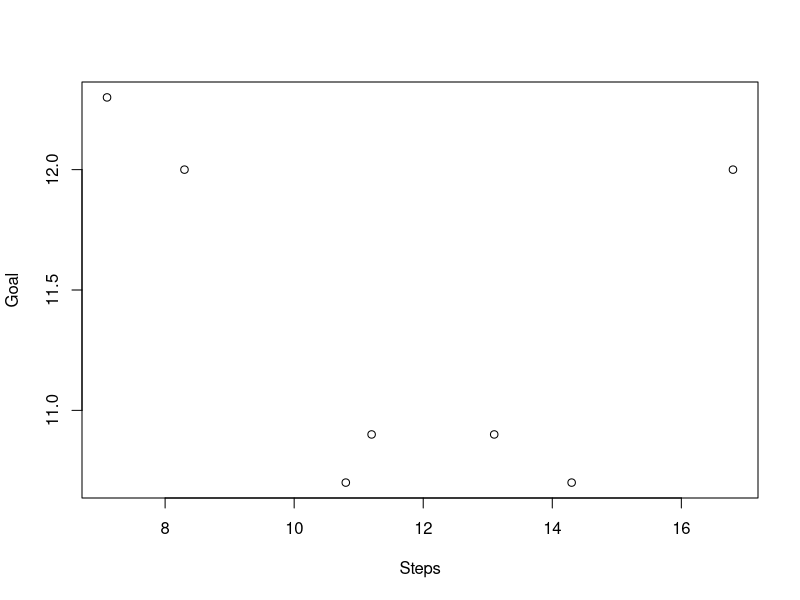
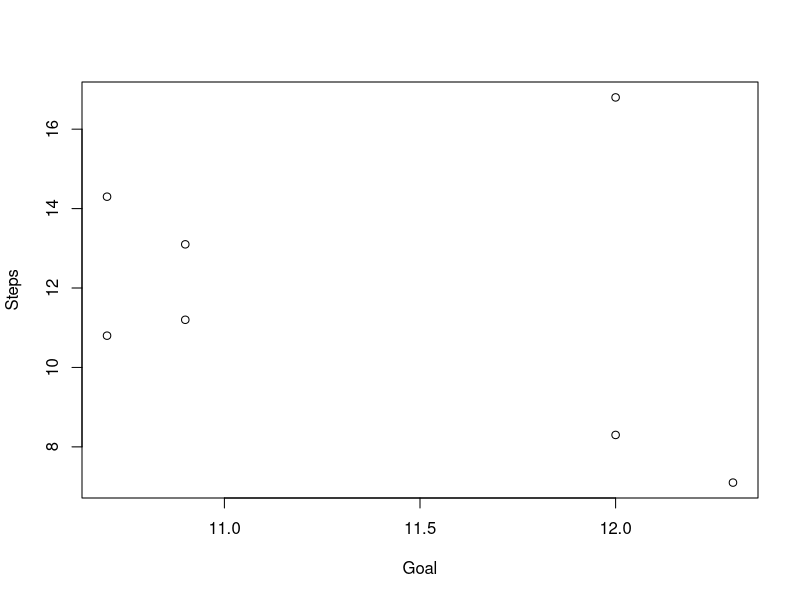

Recreate these plots in R, in order.
## ---- chunk 1
knitr::opts_chunk$set(echo = TRUE)
## ---- chunk 2
Date <- c("11/25", "11/26", "11/27", "11/28", "11/29", "11/30", "12/1")
## ---- chunk 3
Steps <- c(16.8, 7.1, 8.3, 10.8, 14.3, 11.2, 13.1)
## ---- chunk 4
Goal <- c(12.0, 12.3, 12.0, 10.7, 10.7, 10.9, 10.9)
## ---- chunk 5
Date
## ---- chunk 6
Steps
Goal
## ---- chunk 7
plot(Steps, Goal)
## ---- chunk 8
plot(Goal, Steps)
## ---- chunk 9
cor(Steps, Goal, method = "pearson")
## ---- chunk 10
cor(Goal, Steps, method = "pearson")
## ---- chunk 11
cor(Steps, Goal)
## ---- chunk 12
cor(Steps, Goal, method = "spearman")
## ---- chunk 13
cor.test(Goal, Steps)
## ---- chunk 14
cor.test(Goal, Steps, method = "spearman")
## ---- chunk 15
cor.test(Goal, Steps, method = "spearman", exact = FALSE)
